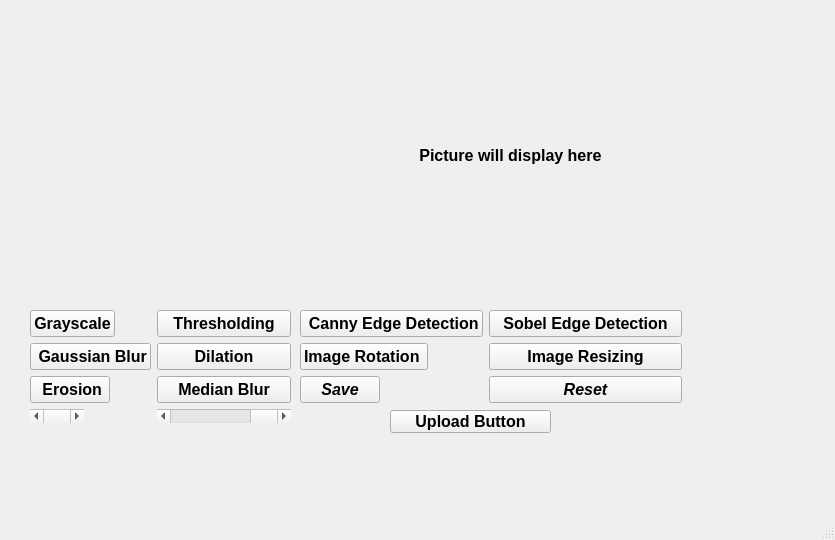
<?xml version="1.0" encoding="UTF-8"?>
<ui version="4.0">
 <class>MainWindow</class>
 <widget class="QMainWindow" name="MainWindow">
  <property name="geometry">
   <rect>
    <x>0</x>
    <y>0</y>
    <width>835</width>
    <height>540</height>
   </rect>
  </property>
  <property name="windowTitle">
   <string>MainWindow</string>
  </property>
  <widget class="QWidget" name="centralwidget">
   <widget class="QPushButton" name="uploadButton1">
    <property name="geometry">
     <rect>
      <x>390</x>
      <y>410</y>
      <width>161</width>
      <height>23</height>
     </rect>
    </property>
    <property name="font">
     <font>
      <pointsize>12</pointsize>
      <weight>75</weight>
      <bold>true</bold>
     </font>
    </property>
    <property name="text">
     <string>Upload Button</string>
    </property>
   </widget>
   <widget class="QWidget" name="formLayoutWidget">
    <property name="geometry">
     <rect>
      <x>30</x>
      <y>310</y>
      <width>261</width>
      <height>124</height>
     </rect>
    </property>
    <layout class="QFormLayout" name="formLayout_2">
     <item row="0" column="0">
      <widget class="QPushButton" name="Grayscaled">
       <property name="font">
        <font>
         <pointsize>12</pointsize>
         <weight>75</weight>
         <bold>true</bold>
        </font>
       </property>
       <property name="text">
        <string>Grayscale</string>
       </property>
      </widget>
     </item>
     <item row="0" column="1">
      <widget class="QPushButton" name="Thresholdingd">
       <property name="font">
        <font>
         <pointsize>12</pointsize>
         <weight>75</weight>
         <bold>true</bold>
        </font>
       </property>
       <property name="text">
        <string>Thresholding</string>
       </property>
      </widget>
     </item>
     <item row="1" column="0">
      <widget class="QPushButton" name="GaussianBlurd">
       <property name="font">
        <font>
         <pointsize>12</pointsize>
         <weight>75</weight>
         <bold>true</bold>
        </font>
       </property>
       <property name="text">
        <string> Gaussian Blur</string>
       </property>
      </widget>
     </item>
     <item row="1" column="1">
      <widget class="QPushButton" name="Dilationd">
       <property name="font">
        <font>
         <pointsize>12</pointsize>
         <weight>75</weight>
         <bold>true</bold>
        </font>
       </property>
       <property name="text">
        <string>Dilation</string>
       </property>
      </widget>
     </item>
     <item row="2" column="0">
      <widget class="QPushButton" name="Erosiond">
       <property name="font">
        <font>
         <pointsize>12</pointsize>
         <weight>75</weight>
         <bold>true</bold>
        </font>
       </property>
       <property name="text">
        <string> Erosion</string>
       </property>
      </widget>
     </item>
     <item row="2" column="1">
      <widget class="QPushButton" name="MedianBlurd">
       <property name="font">
        <font>
         <pointsize>12</pointsize>
         <weight>75</weight>
         <bold>true</bold>
        </font>
       </property>
       <property name="text">
        <string>Median Blur</string>
       </property>
      </widget>
     </item>
     <item row="3" column="1">
      <widget class="QScrollBar" name="brightnessSlider">
       <property name="maximumSize">
        <size>
         <width>200</width>
         <height>200</height>
        </size>
       </property>
       <property name="value">
        <number>99</number>
       </property>
       <property name="orientation">
        <enum>Qt::Horizontal</enum>
       </property>
      </widget>
     </item>
     <item row="3" column="0">
      <widget class="QScrollBar" name="contrastSlider">
       <property name="maximumSize">
        <size>
         <width>200</width>
         <height>200</height>
        </size>
       </property>
       <property name="sliderPosition">
        <number>99</number>
       </property>
       <property name="orientation">
        <enum>Qt::Horizontal</enum>
       </property>
      </widget>
     </item>
    </layout>
   </widget>
   <widget class="QWidget" name="formLayoutWidget_2">
    <property name="geometry">
     <rect>
      <x>300</x>
      <y>310</y>
      <width>382</width>
      <height>94</height>
     </rect>
    </property>
    <layout class="QFormLayout" name="formLayout_3">
     <item row="0" column="0">
      <widget class="QPushButton" name="CannyEdgeDetectiond">
       <property name="font">
        <font>
         <pointsize>12</pointsize>
         <weight>75</weight>
         <bold>true</bold>
        </font>
       </property>
       <property name="text">
        <string> Canny Edge Detection</string>
       </property>
      </widget>
     </item>
     <item row="0" column="1">
      <widget class="QPushButton" name="sobelEdgeDetectiond">
       <property name="font">
        <font>
         <pointsize>12</pointsize>
         <weight>75</weight>
         <bold>true</bold>
        </font>
       </property>
       <property name="text">
        <string>Sobel Edge Detection</string>
       </property>
      </widget>
     </item>
     <item row="1" column="0">
      <widget class="QPushButton" name="ImageRotationd">
       <property name="font">
        <font>
         <family>Arial</family>
         <pointsize>12</pointsize>
         <weight>75</weight>
         <bold>true</bold>
        </font>
       </property>
       <property name="text">
        <string>Image Rotation </string>
       </property>
      </widget>
     </item>
     <item row="1" column="1">
      <widget class="QPushButton" name="ImageResizingd">
       <property name="font">
        <font>
         <family>Arial</family>
         <pointsize>12</pointsize>
         <weight>75</weight>
         <italic>false</italic>
         <bold>true</bold>
        </font>
       </property>
       <property name="text">
        <string>Image Resizing</string>
       </property>
      </widget>
     </item>
     <item row="2" column="0">
      <widget class="QPushButton" name="save1">
       <property name="font">
        <font>
         <family>Arial</family>
         <pointsize>12</pointsize>
         <weight>75</weight>
         <italic>true</italic>
         <bold>true</bold>
        </font>
       </property>
       <property name="text">
        <string>Save</string>
       </property>
      </widget>
     </item>
     <item row="2" column="1">
      <widget class="QPushButton" name="Reset1">
       <property name="font">
        <font>
         <family>Arial</family>
         <pointsize>12</pointsize>
         <weight>75</weight>
         <italic>true</italic>
         <bold>true</bold>
        </font>
       </property>
       <property name="text">
        <string>Reset</string>
       </property>
      </widget>
     </item>
    </layout>
   </widget>
   <widget class="QWidget" name="verticalLayoutWidget">
    <property name="geometry">
     <rect>
      <x>20</x>
      <y>10</y>
      <width>661</width>
      <height>291</height>
     </rect>
    </property>
    <layout class="QVBoxLayout" name="verticalLayout_3">
     <item>
      <widget class="QLabel" name="outputimage">
       <property name="font">
        <font>
         <pointsize>12</pointsize>
         <weight>75</weight>
         <bold>true</bold>
        </font>
       </property>
       <property name="text">
        <string>                                                                                          Picture will display here</string>
       </property>
      </widget>
     </item>
    </layout>
   </widget>
  </widget>
  <widget class="QMenuBar" name="menubar">
   <property name="geometry">
    <rect>
     <x>0</x>
     <y>0</y>
     <width>835</width>
     <height>21</height>
    </rect>
   </property>
  </widget>
  <widget class="QStatusBar" name="statusbar"/>
 </widget>
 <resources/>
 <connections/>
</ui>
